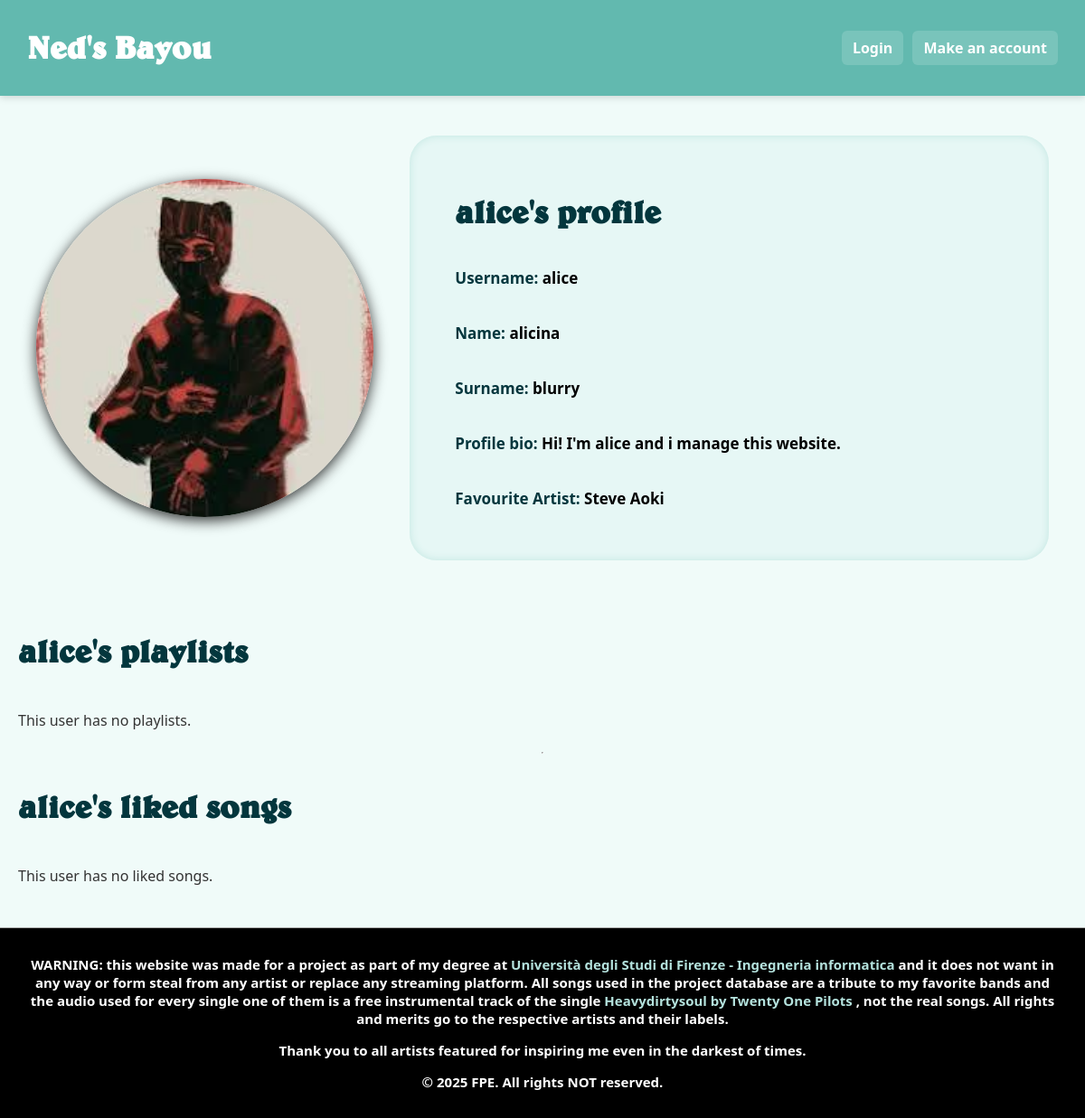
/alice/, run on an earlier commit of the app's database.
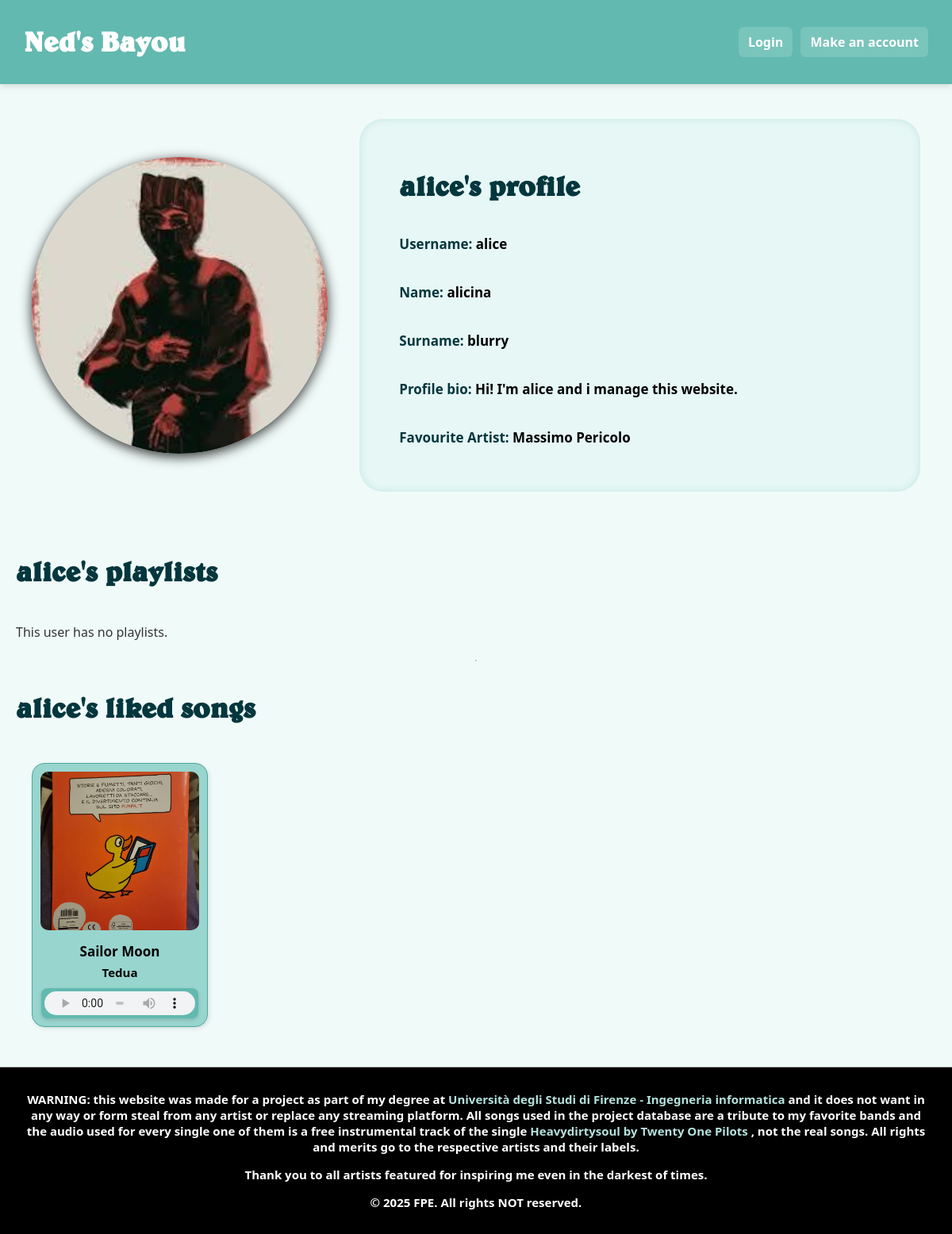
And on a later commit of the database.
### users/models.py (models this page shows, shortened)
class BayouUser(AbstractUser):
    email = models.EmailField(unique=True)
    profile_picture = models.ImageField(
        upload_to='profile_pics/',
        default=default_profile_pic,
        blank=True
    )
    short_bio = models.TextField(blank=True)
    phone_number = PhoneNumberField(blank=True, unique=True, region="IT")
    favorite_artist = models.ForeignKey('music.Artist', on_delete=models.SET_NULL, null=True, blank=True)
    liked_songs = models.ManyToManyField('music.Song', related_name='liked_by', blank=True)

### music/models.py (models this page shows, shortened)
class Artist(models.Model):
    name = models.CharField(max_length=100, unique=True)
    bio = models.TextField(blank=True)
    photo = models.ImageField(upload_to='artist_photos/', default=default_artist_photo(), blank=True)
    genres = models.ManyToManyField('Genre', related_name='artists')
    def __str__(self):
        return self.name

class Song(models.Model):
    title = models.CharField(max_length=100)
    artist = models.ForeignKey(Artist, on_delete=models.CASCADE, related_name='songs')
    audio_file = models.FileField(upload_to='song_audio/', default=default_audio_file)
    cover = models.ImageField(upload_to='song_covers/', default=default_cover(), blank=True)

### users/views.py (the view)
# urls.py: path('<str:username>/', views.profileView, name='profile'),
def profileView(request, username):
    user_profile = get_object_or_404(BayouUser, username=username)
    is_owner = request.user.is_authenticated and request.user.username == username
    playlists = user_profile.playlists.all()
    liked_songs = user_profile.liked_songs.select_related('artist').all()
    if is_owner:
        if request.method == 'POST':
            old_favorite = user_profile.favorite_artist
            form = BayouUserUpdateForm(request.POST, request.FILES, instance=user_profile)
            if form.is_valid():
                form.save()
                if user_profile.favorite_artist != old_favorite:
                    if old_favorite:
                        update_recommendations(user_profile, artist=old_favorite, delta=-5)
                    if user_profile.favorite_artist:
                        update_recommendations(user_profile, artist=user_profile.favorite_artist, delta=5)
                return redirect('profile', username=username)
        else:
            form = BayouUserUpdateForm(instance=user_profile)
    else:
        form = None
    return render(request, 'profile.html', {
        'user_profile': user_profile,
        'is_owner': is_owner,
        'form': form,
        'playlists': playlists,
        'liked_songs': liked_songs,
    })

### users/context_processors.py (called while the page is built)
def user_group_context(request):
    is_curator = False
    if request.user.is_authenticated:
        is_curator = request.user.groups.filter(name='Curator').exists()
    return {
        'req_user_is_curator': is_curator
    }

### users/templates/profile.html (shortened to what this page needs)
{% extends 'toolbar.html' %}
{% load static %}
{% block extrahead %}
    <link rel="stylesheet" href="{% static 'css/common_items.css' %}">
    <link rel="stylesheet" href="{% static 'css/profile.css' %}">
    <link rel="stylesheet" href="https://cdnjs.cloudflare.com/ajax/libs/font-awesome/6.5.0/css/all.min.css">
{% endblock %}
{% block content %}
<div class="profile-container">
        <img src="{{ user_profile.profile_picture.url }}" alt="Profile Picture" class="pickypicture">
        <div class="profile-info">
            <h1>{{ user_profile.username }}'s profile</h1>
            <div class="info-block">
                <p><strong>Username:</strong> {{ user_profile.username }}</p>
                <p><strong>Name:</strong> {{ user_profile.first_name }}</p>
                <p><strong>Surname:</strong> {{ user_profile.last_name }}</p>
                {% if user_profile.short_bio %}
                    <p><strong>Profile bio:</strong> {{ user_profile.short_bio }}</p>
                {% endif %}
                {% if user_profile.favorite_artist %}
                    <p><strong>Favourite Artist:</strong> {{ user_profile.favorite_artist }}</p>
                {% endif %}
            </div>
        </div>
</div>
    <div class="latter-container">
        <h2>{{ user_profile.username }}'s playlists</h2>
        {% if playlists %}
            <div class="song-grid">
                {% for playlist in playlists %}
                    {% include "playlist_card.html" with playlist=playlist %}
                {% endfor %}
            </div>
        {% else %}
            {% if is_owner %}
                <p>You haven't made any playlists yet! Make one now.</p>
            {% else %}
                <p>This user has no playlists.</p>
            {% endif %}
        {% endif %}
        <hr>
        <h2>{{ user_profile.username }}'s liked songs</h2>
        {% if liked_songs %}
            <div class="song-grid">
                {% for song in liked_songs %}
                    {% include "song_card.html" with song=song %}
                {% endfor %}
            </div>
        {% else %}
            {% if is_owner %}
                <p>You have no liked songs yet. Find something you like!</p>
            {% else %}
                <p>This user has no liked songs.</p>
            {% endif %}
        {% endif %}
    </div>
{% endblock %}

### templates/song_card.html (shortened to what this page needs)
<div class="song-card">
    <img src="{{ song.cover.url }}" alt="{{ song.title }}'s cover">
    <div class="song-info">
        <h4>{{ song.title }}</h4>
        <p>
            <a href="{% url 'artist_detail' song.artist.id %}">{{ song.artist.name }}</a>
        </p>
        <div class="tools-container">
            <div class="song-audio">
                <audio controls class="mini-audio-player">
                    <source src="{{ song.audio_file.url }}" type="audio/mpeg">
                </audio>
            </div>
        </div>
    </div>
</div>

What changed in the data, as far as the page shows it:
changed BayouUser "alice": favorite_artist "Steve Aoki" → "Massimo Pericolo"
added Song: cover (picture), title "Sailor Moon", artist.name "Tedua"
Also different on the page:
text no longer shown: "This user has no liked songs."
